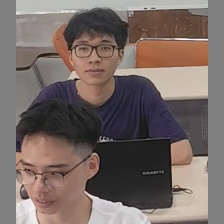
#> input picture dataset/raw/attentive/attentive_0003.jpg, 224 x 224 px; its folder holds only this picture in this run
$ python review_data.py
#> lines starting #> are read from the running program, lines starting #| are printed output that depends on the picture; after the words box and inside, x2 and y2 are one past the last pixel; in counts of white or black regions, pixels touching at a corner belong together
"""
review_data.py
==============
Tạo ảnh grid thumbnail để kiểm tra toàn bộ dataset bằng mắt.
Kết quả lưu vào dataset/review/review_<class>.jpg

Cách chạy:
    python review_data.py

Sau khi chạy:
    - Mở thư mục dataset/review/
    - Xem từng file review_<class>.jpg
    - Tìm ảnh lỗi (chỉ có mặt, không thấy đồ vật, mờ, bị che)
    - Xóa ảnh lỗi thủ công trong dataset/raw/<class>/
"""

import cv2
import os
import numpy as np

CLASSES    = ["attentive", "phone", "laptop", "sleeping", "distracted"]
THUMB_SIZE = 112   # kích thước mỗi thumbnail
GRID_COLS  = 10    # số cột mỗi hàng
MAX_IMGS   = 500   # giới hạn ảnh mỗi class

# Màu viền từng class (BGR) để dễ phân biệt khi mở nhầm file
COLORS = {
    "attentive":  (34,  139, 34),    # xanh lá
    "phone":      (30,  30,  220),   # đỏ
    "laptop":     (20,  140, 220),   # cam
    "sleeping":   (180, 50,  180),   # tím
    "distracted": (20,  180, 220),   # vàng
}


def count_images(folder):
    if not os.path.exists(folder):
        return 0
    return len([f for f in os.listdir(folder)
                if f.lower().endswith((".jpg", ".png"))])


def print_summary():
    print("\n  📊 dataset/raw/ hiện tại:")
    total = 0
    for cls in CLASSES:
        count = count_images(f"dataset/raw/{cls}")
        bar   = "█" * (count // 8) + "░" * max(0, 20 - count // 8)
        print(f"    {cls:<15} {count:>4}  {bar}")
        total += count
    print(f"    {'TOTAL':<15} {total:>4}\n")


def make_grid(cls_name):
#> called with cls_name = 'attentive'
    folder = f"dataset/raw/{cls_name}"
    files  = sorted([
        f for f in os.listdir(folder)
        if f.lower().endswith((".jpg", ".png"))
    ])[:MAX_IMGS]

    if not files:
        print(f"    [{cls_name}] Chưa có ảnh.")
        return

    color  = COLORS.get(cls_name, (160, 160, 160))
    thumbs = []

    for fname in files:
        path = os.path.join(folder, fname)
        img  = cv2.imread(path)
#> img is the input picture: shape (224, 224, 3); mean B, G, R 101.2, 105.5, 118.8
        if img is None:
            continue
        thumb = cv2.resize(img, (THUMB_SIZE, THUMB_SIZE))
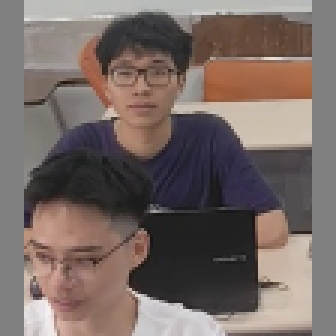
#> thumb: shape (112, 112, 3) (shown 3 times larger); mean B, G, R 101.3, 105.7, 118.9
        cv2.rectangle(thumb, (0, 0),
                      (THUMB_SIZE - 1, THUMB_SIZE - 1), color, 3)
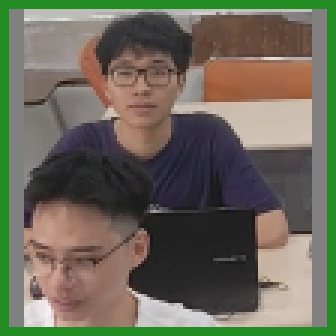
#> thumb: shape (112, 112, 3) (shown 3 times larger); 10.43% of pixels changed, all inside (x1, y1, x2, y2) = (0, 0, 112, 112)
        thumbs.append(thumb)

    if not thumbs:
        return

    # Ghép thành grid
    rows = []
    for i in range(0, len(thumbs), GRID_COLS):
        chunk = thumbs[i:i + GRID_COLS]
        while len(chunk) < GRID_COLS:
            chunk.append(np.full(
                (THUMB_SIZE, THUMB_SIZE, 3), 45, dtype=np.uint8))
        rows.append(np.hstack(chunk))
#> this loop made 1 pass
#> after the loop, rows = 1 item
    grid = np.vstack(rows)
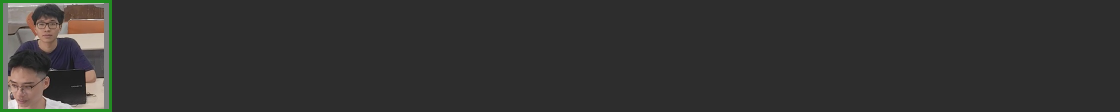
#> grid: shape (112, 1120, 3); mean of channels 0, 1, 2 49.5, 51, 51.2; drawn as B, G, R

    # Header
    header = np.full((38, grid.shape[1], 3), 28, dtype=np.uint8)
#> header: shape (38, 1120, 3); every value is 28
    label  = f"{cls_name.upper()}  ({len(thumbs)} anh)"
#> label = 'ATTENTIVE  (1 anh)'
    cv2.putText(header, label, (10, 26),
                cv2.FONT_HERSHEY_SIMPLEX, 0.72, color, 2,
                cv2.LINE_AA)
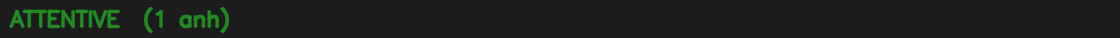
#> header: shape (38, 1120, 3); mean of channels 0, 1, 2 28.2, 32.3, 28.2; drawn as B, G, R
    final = np.vstack([header, grid])
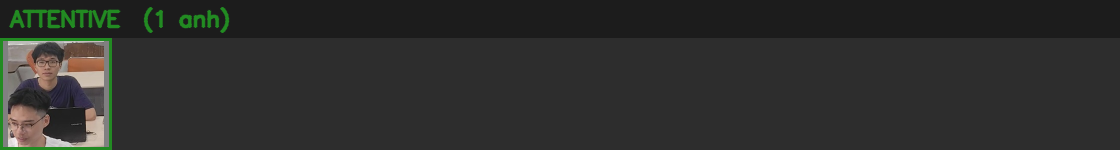
#> final: shape (150, 1120, 3); mean of channels 0, 1, 2 44.1, 46.2, 45.3; drawn as B, G, R

    out = f"dataset/review/review_{cls_name}.jpg"
    cv2.imwrite(out, final)
    print(f"    ✅ {cls_name:<15} {len(thumbs):>4} ảnh  →  {out}")
#|     ✅ attentive          1 ảnh  →  dataset/review/review_attentive.jpg


if __name__ == "__main__":
    os.makedirs("dataset/review", exist_ok=True)
    print_summary()

    print("  🖼  Đang tạo review grid...\n")
    for cls in CLASSES:
        if os.path.exists(f"dataset/raw/{cls}"):
            make_grid(cls)
        else:
            print(f"    [{cls}] Thư mục chưa tồn tại.")

    print("\n  ✅ Xong! Mở thư mục dataset/review/ để kiểm tra.")
    print()
    print("  Tiêu chí ảnh đạt:")
    print("    ✓ Thấy rõ đầu + vai + tay")
    print("    ✓ Thấy đồ vật đặc trưng (điện thoại / laptop / sách)")
    print("    ✓ Không mờ, không bị che quá nhiều")
    print()
    print("  Ảnh lỗi → xóa thủ công trong dataset/raw/<class>/")
    print("  Sau đó chạy: python check_dataset.py\n")
